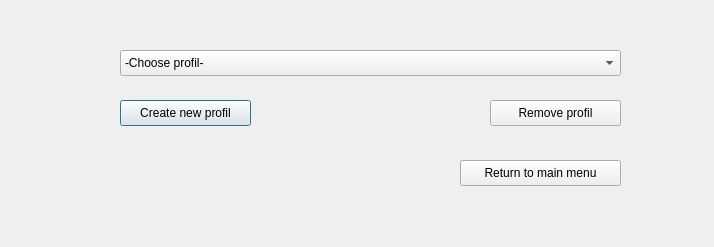
<?xml version="1.0" encoding="UTF-8"?>
<ui version="4.0">
 <class>ManageProfils</class>
 <widget class="QDialog" name="ManageProfils">
  <property name="geometry">
   <rect>
    <x>0</x>
    <y>0</y>
    <width>714</width>
    <height>247</height>
   </rect>
  </property>
  <property name="windowTitle">
   <string>Manage profils</string>
  </property>
  <widget class="QComboBox" name="profilBox">
   <property name="geometry">
    <rect>
     <x>120</x>
     <y>50</y>
     <width>501</width>
     <height>26</height>
    </rect>
   </property>
   <item>
    <property name="text">
     <string>-Choose profil-</string>
    </property>
   </item>
  </widget>
  <widget class="QPushButton" name="createProfilButton">
   <property name="geometry">
    <rect>
     <x>120</x>
     <y>100</y>
     <width>131</width>
     <height>26</height>
    </rect>
   </property>
   <property name="text">
    <string>Create new profil</string>
   </property>
  </widget>
  <widget class="QPushButton" name="removeButton">
   <property name="geometry">
    <rect>
     <x>490</x>
     <y>100</y>
     <width>131</width>
     <height>26</height>
    </rect>
   </property>
   <property name="text">
    <string>Remove profil</string>
   </property>
  </widget>
  <widget class="QPushButton" name="returnButton">
   <property name="geometry">
    <rect>
     <x>460</x>
     <y>160</y>
     <width>161</width>
     <height>26</height>
    </rect>
   </property>
   <property name="text">
    <string>Return to main menu</string>
   </property>
  </widget>
 </widget>
 <resources/>
 <connections/>
</ui>
